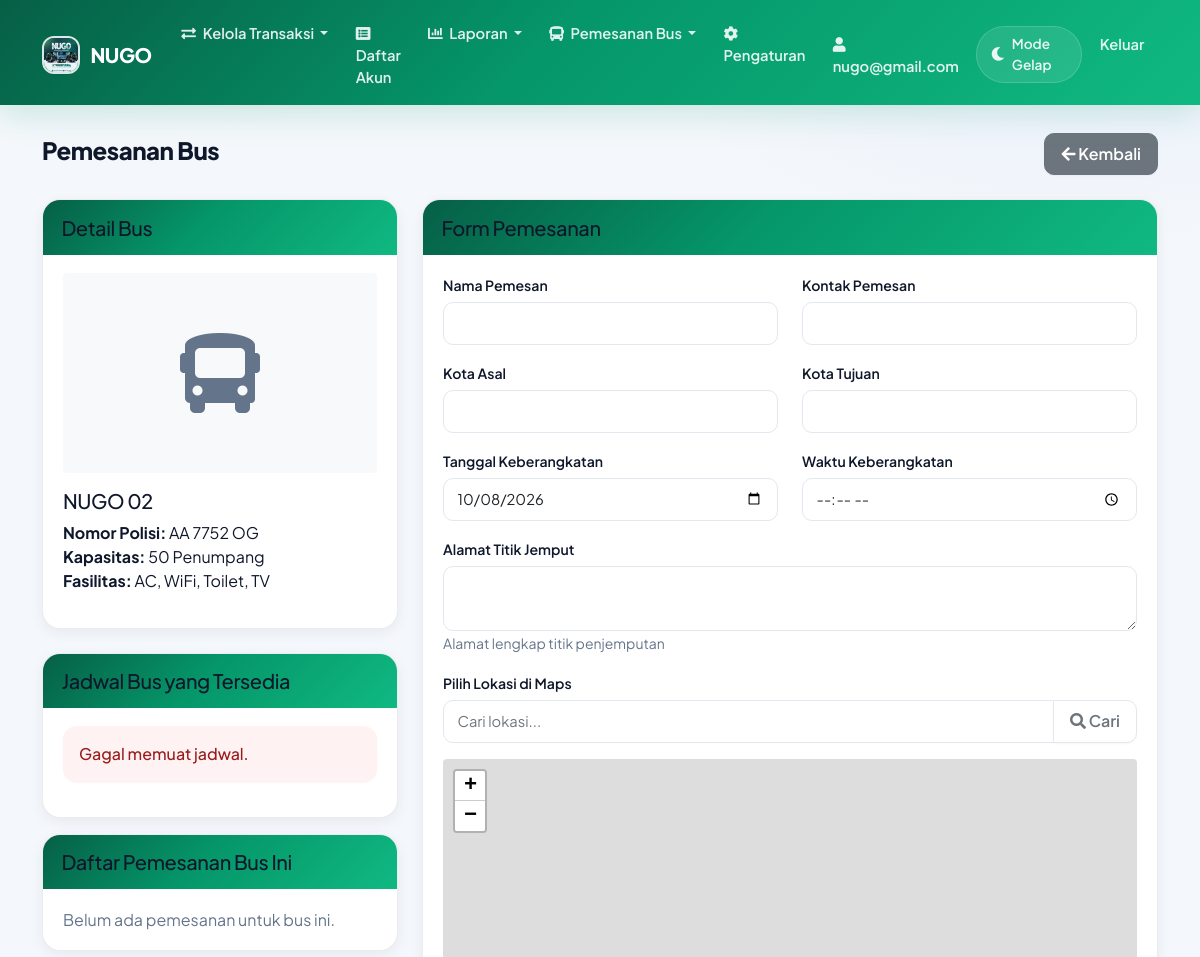
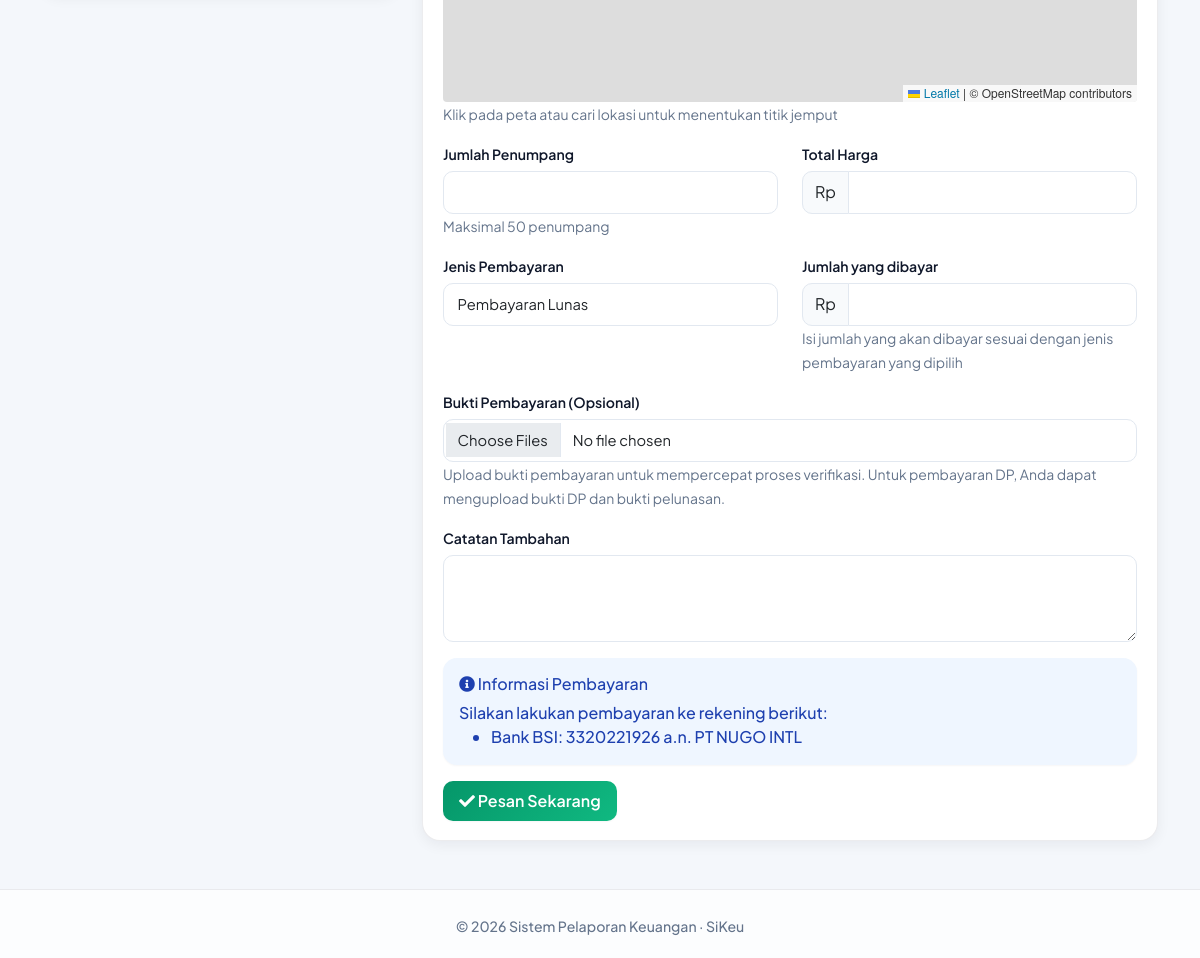
The app's page /bus/pesan.php?id=3 (signed in) with its own data (2 pictures, top to bottom).
### tables this page shows
CREATE TABLE `perusahaan` (
  `id` int(11) NOT NULL,
  `nama` varchar(100) NOT NULL,
  `alamat` text DEFAULT NULL,
  `telepon` varchar(20) DEFAULT NULL,
  `email` varchar(100) DEFAULT NULL,
  `website` varchar(255) DEFAULT NULL COMMENT 'URL website perusahaan',
  `logo` varchar(255) DEFAULT NULL,
  `jenis` enum('regular','premium') NOT NULL DEFAULT 'regular' COMMENT 'Jenis akun perusahaan',
  `deskripsi` text DEFAULT NULL,
  `created_at` timestamp NOT NULL DEFAULT current_timestamp()
);

CREATE TABLE `users` (
  `id` int(11) NOT NULL,
  `username` varchar(50) NOT NULL,
  `password` varchar(255) NOT NULL,
  `nama_lengkap` varchar(100) NOT NULL,
  `email` varchar(100) DEFAULT NULL,
  `no_hp` varchar(20) DEFAULT NULL,
  `alamat` text DEFAULT NULL,
  `foto_profil` varchar(255) DEFAULT NULL,
  `id_perusahaan` int(11) DEFAULT NULL,
  `default_company` int(11) DEFAULT NULL,
  `created_at` timestamp NOT NULL DEFAULT current_timestamp()
);

CREATE TABLE `bus` (
  `id` int(11) NOT NULL,
  `nama_bus` varchar(100) NOT NULL,
  `nomor_polisi` varchar(20) NOT NULL,
  `kode_armada` varchar(20) DEFAULT NULL,
  `lembar_saham` int(11) NOT NULL DEFAULT 0,
  `grup_armada` enum('1-5','6-7') DEFAULT '1-5',
  `kapasitas` int(11) NOT NULL,
  `tipe` varchar(250) NOT NULL,
  `fasilitas` text DEFAULT NULL,
  `harga_per_km` decimal(15,2) NOT NULL,
  `status` enum('tersedia','dalam_perjalanan','pemeliharaan') DEFAULT 'tersedia',
  `foto` varchar(255) DEFAULT NULL,
  `id_perusahaan` int(11) DEFAULT NULL,
  `created_at` timestamp NOT NULL DEFAULT current_timestamp()
);

### bus/pesan.php (the view, shortened to what the rows shown need)
<?php
require_once '../config/database.php';
$bus_id = (int)$_GET['id'];
$stmt = $db->prepare("SELECT * FROM bus WHERE id = ?");
$stmt->execute([$bus_id]);
$bus = $stmt->fetch();
include '../templates/header.php';
?>
<head>
    <link rel="stylesheet" href="https://unpkg.com/leaflet@1.9.4/dist/leaflet.css" />
</head>
<div class="container mt-4">
    <div class="d-flex justify-content-between align-items-center mb-4">
        <h2>Pemesanan Bus</h2>
    </div>
    <div class="row">
        <div class="col-md-4">
            <div class="card mb-4">
                <div class="card-body">
                    <?php if (!empty($bus['foto'])): ?>
                        <img src="../uploads/bus/<?php echo htmlspecialchars($bus['foto']); ?>" class="img-fluid mb-3 rounded" alt="<?php echo htmlspecialchars($bus['nama_bus']); ?>">
                    <?php else: ?>
                        <div class="bg-light d-flex align-items-center justify-content-center mb-3 rounded" style="height: 200px;">
                            <i class="fas fa-bus fa-5x text-muted"></i>
                        </div>
                    <?php endif; ?>
                    <h5><?php echo htmlspecialchars($bus['nama_bus']); ?></h5>
                    <p>
                        <strong>Nomor Polisi:</strong> <?php echo htmlspecialchars($bus['nomor_polisi']); ?><br>
                        <strong>Kapasitas:</strong> <?php echo $bus['kapasitas']; ?> Penumpang<br>
                        <strong>Fasilitas:</strong> <?php echo htmlspecialchars($bus['fasilitas']); ?><br>
                    </p>
                </div>
            </div>
        </div>
        <div class="col-md-8">
            <div class="card">
                <div class="card-body">
                    <form method="POST" enctype="multipart/form-data">
                        <div class="row">
                            <div class="col-md-6 mb-3">
                                <label for="jumlah_penumpang" class="form-label">Jumlah Penumpang</label>
                                <input type="number" class="form-control" id="jumlah_penumpang" name="jumlah_penumpang" required min="1" max="<?php echo $bus['kapasitas']; ?>">
                                <small class="text-muted">Maksimal <?php echo $bus['kapasitas']; ?> penumpang</small>
                            </div>
                        </div>
                    </form>
                </div>
            </div>
        </div>
    </div>
</div>
<?php include '../templates/footer.php'; ?>

### templates/header.php (shortened to what the rows shown need)
<!DOCTYPE html>
<html lang="id" data-theme="light">
<head>
    <link href="https://cdn.jsdelivr.net/npm/bootstrap@5.1.3/dist/css/bootstrap.min.css" rel="stylesheet">
    <link href="https://cdnjs.cloudflare.com/ajax/libs/font-awesome/5.15.4/css/all.min.css" rel="stylesheet">
    <?php
    $sikeu_theme_ver = @filemtime(__DIR__ . '/../assets/css/sikeu-theme.css') ?: time();
    $sikeu_dark_ver = @filemtime(__DIR__ . '/../assets/css/dark-mode.css') ?: time();
    $sikeu_style_ver = @filemtime(__DIR__ . '/../assets/css/style.css') ?: time();
    ?>
    <link href="/assets/css/sikeu-theme.css?v=<?= $sikeu_theme_ver ?>" rel="stylesheet">
    <link href="/assets/css/dark-mode.css?v=<?= $sikeu_dark_ver ?>" rel="stylesheet">
    <link rel="stylesheet" href="/assets/css/style.css?v=<?= $sikeu_style_ver ?>">
    <link rel="stylesheet" href="https://unpkg.com/leaflet@1.7.1/dist/leaflet.css" />
</head>
<body class="sikeu-app">
    <nav class="navbar navbar-expand-lg navbar-dark sikeu-navbar">
        <div class="container">
            <a class="navbar-brand" href="/index.php">
                <?php
                $logo_path = '/assets/img/logo.jpg';
                if (isset($_SESSION['user_id']) && isset($db)) {
                    $user_id = $_SESSION['user_id'];
                    $stmt = $db->prepare("SELECT default_company FROM users WHERE id = ?");
                    $stmt->execute([$user_id]);
                    $user_data = $stmt->fetch();
                    $default_company_id = $user_data['default_company'] ?? null;
                    if ($default_company_id) {
                        $stmt = $db->prepare("SELECT logo, nama FROM perusahaan WHERE id = ?");
                        $stmt->execute([$default_company_id]);
                        $perusahaan = $stmt->fetch();
                        if ($perusahaan && !empty($perusahaan['logo'])) {
                            $logo_path = '/' . $perusahaan['logo'];
                        }
                    }
                }
                ?>
                <img src="<?php echo htmlspecialchars($logo_path); ?>" alt="Logo" />
                <?php
                if (isset($perusahaan) && !empty($perusahaan['nama'])) {
                    echo htmlspecialchars($perusahaan['nama']);
                } else {
                    echo "SiKeu";
                }
                ?>
            </a>
            <div class="collapse navbar-collapse" id="navbarNav">
                <ul class="navbar-nav me-auto">
                </ul>
                <ul class="navbar-nav">
                    <?php if (isset($_SESSION['user_id'])) :
                        $stmt = $db->prepare("SELECT * FROM users WHERE id = ?");
                        $stmt->execute([$_SESSION['user_id']]);
                        $user = $stmt->fetch();
                        $username = $user['username'] ?? 'Pengguna';
                    ?>
                        <li class="nav-item">
                            <a class="nav-link" href="/pengaturan/profil.php">
                                <i class="fas fa-user me-1"></i>
                                <span><?php echo htmlspecialchars($username); ?></span>
                            </a>
                        </li>
                        <li class="nav-item d-flex align-items-center px-1">
                            <div class="sikeu-theme-switch" onclick="toggleTheme()" role="button" tabindex="0" aria-label="Toggle theme">
                                <i class="fas fa-moon"></i>
                                <span class="d-none d-lg-inline">Mode Gelap</span>
                            </div>
                        </li>
                        <li class="nav-item">
                            <a class="nav-link" href="/logout.php">Keluar</a>
                        </li>
                    <?php endif; ?>
                </ul>
            </div>
        </div>
    </nav>

### records on screen
perusahaan: logo (picture), nama "NUGO"
users: username "nugo@gmail.com"
bus: nama_bus "NUGO 02", nomor_polisi "AA 7752 OG", kapasitas "50", fasilitas "AC, WiFi, Toilet, TV"
